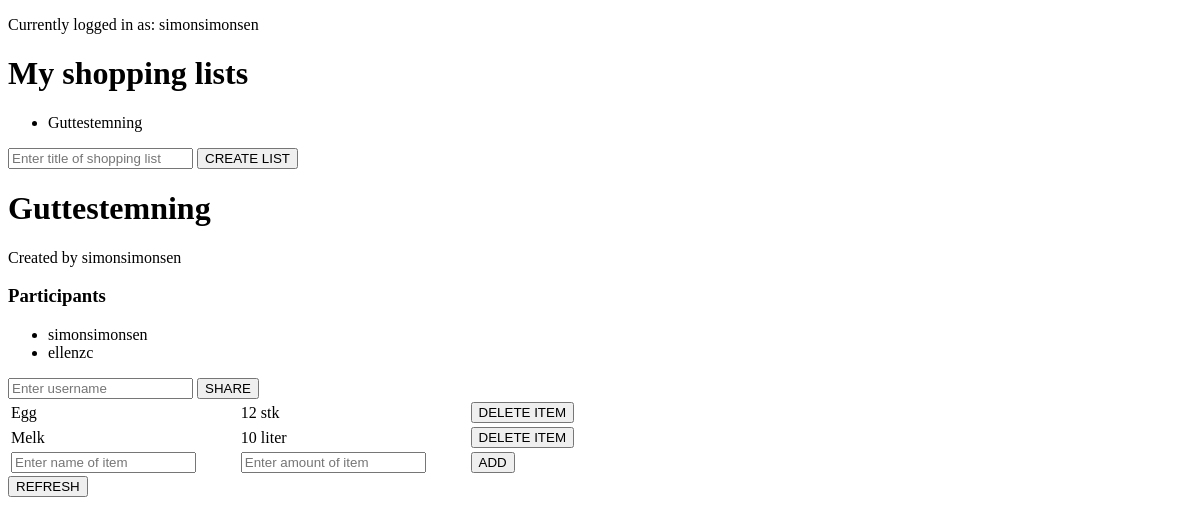
The page /home/shopping-lists/3 (signed in) on the database as committed earlier.
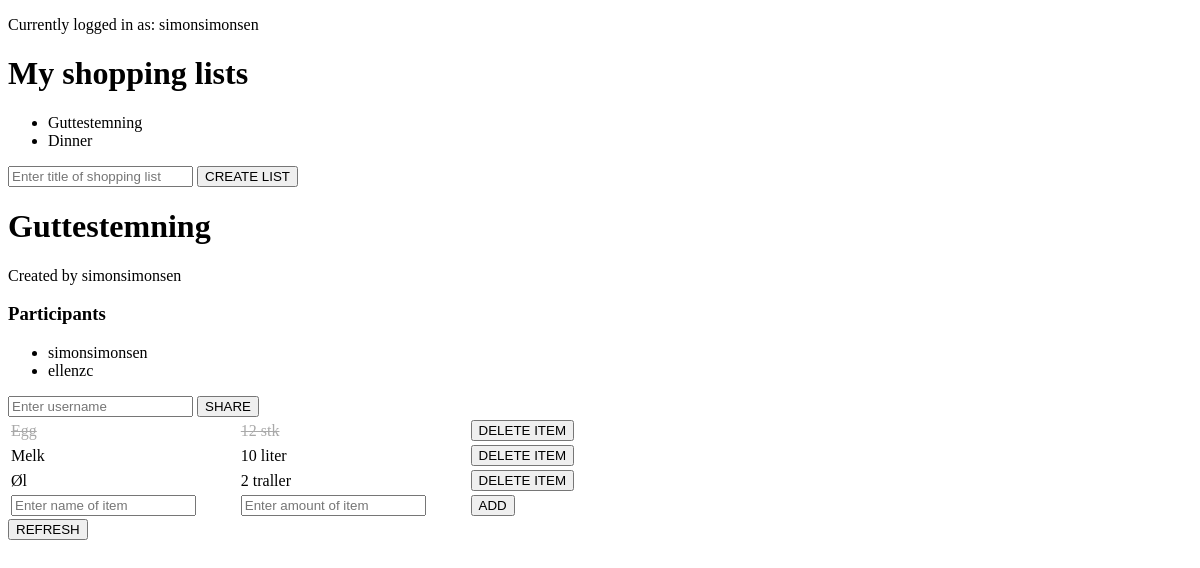
The same page on the database as committed later.
### shopping_list/models.py (models this page shows, shortened)
class ShoppingList(models.Model):
    title = models.CharField(max_length=100)
    owner = models.ForeignKey(User, on_delete=models.CASCADE, default=1, related_name='owner')
    participants = models.ManyToManyField(User, related_name='participants')

class Item(models.Model):
    name = models.CharField(max_length=80)
    amount = models.CharField(max_length=20)
    bought = models.BooleanField(default=False)
    shopping_list = models.ForeignKey(ShoppingList, on_delete=models.CASCADE, default=default_shopping_list_ID)
    creator = models.ForeignKey(User, on_delete=models.SET_NULL, default=1, null=True)

### shopping_list/views.py (the view)
# urls.py: path('shopping-lists/<shopping_list_id>', views.shopping_list_details, name='detail'),
def shopping_list_details(request, shopping_list_id):
    shopping_list = ShoppingList.objects.get(pk=shopping_list_id)
    shopping_lists = ShoppingList.objects.order_by('id')
    shopping_list_form = ShoppingListForm()
    item_list = Item.objects.filter(shopping_list=shopping_list_id)
    item_form = ItemForm()
    share_form = ShareForm()                            # TODO: check if user is a owner/participator of the list
    user = request.user                                 # TODO: check if user exists and is logged in
    owned_shopping_lists = ShoppingList.objects.filter(owner=user)
    other_shopping_lists = ShoppingList.objects.filter(participants=user)
    my_shopping_lists = owned_shopping_lists | other_shopping_lists
    context = {
        'shopping_list': shopping_list,             # ShoppingList which is being inspected by user
        'shopping_lists': shopping_lists,           # List of ShoppingList objects
        'shopping_list_form': shopping_list_form,
        'item_list': item_list,                     # List of Item objects in the inspected ShoppingList
        'item_form': item_form,
        'share_form': share_form,
        'my_shopping_lists': my_shopping_lists,
    }
    return render(request, 'shopping_list/shoppinglist.html', context)

### shopping_list/forms.py
class ShoppingListForm(forms.Form):
    title = forms.CharField(
        max_length=100,
        widget=forms.TextInput(
            attrs={
                'placeholder': 'Enter title of shopping list'
            }
        )
    )

class ItemForm(forms.Form):
    name = forms.CharField(
        max_length=80,
        widget=forms.TextInput(
            attrs={
                'placeholder': 'Enter name of item'
            }
        )
    )
    amount = forms.CharField(
        max_length=20,
        widget=forms.TextInput(
            attrs={
                'placeholder': 'Enter amount of item'
            }
        )
    )

### shopping_list/templates/shopping_list/shoppinglist.html (shortened to what this page needs)
{% extends 'shopping_list/index.html' %}
{% block content %}
    <h1>{{ shopping_list.title }}</h1>
    <p>Created by {{ shopping_list.owner }}</p>
    <h3>Participants</h3>
    <ul>
        <li>{{ shopping_list.owner }}</li>
        {% for participant in shopping_list.participants.all %}
        <li>{{ participant }}</li>
        {% endfor %}
    </ul>
    <form action="{% url 'share-shopping-list' shopping_list.id %}" method='POST'>
        {{ share_form.username }}
        <button type="submit">SHARE</button>
    </form>
    <table style='width:50%'>
        {% for item in item_list %}
            <tr>
                {% if item.bought %}
                    <td class="item-bought"><a href="{% url 'not-bought' item.id %}">{{ item.name }}</a></td>
                    <td class="item-bought"><a href="{% url 'not-bought' item.id %}">{{ item.amount }}</a></td>
                {% else %}
                    <td><a href="{% url 'bought' item.id %}">{{ item.name }}</a></td>
                    <td><a href="{% url 'bought' item.id %}">{{ item.amount }}</a></td>
                {% endif %}
                    <td>
                        {% if shopping_list.owner == user or item.creator == user %}
                        <form action="{% url 'delete-item' item.id %}" method='POST'>
                            <button type="submit">DELETE ITEM</button>
                        </form>
                        {% endif %}
                    </td>
            </tr>
        {% endfor %}
            <tr>
                <form action="{% url 'add' shopping_list.id %}" method='POST'>
                    <td>{{ item_form.name }}</td>
                    <td>{{ item_form.amount }}</td>
                    <td><button type="submit">ADD</button></td>
                </form>
            </tr>
    </table>
    <form action="{% url 'detail' shopping_list.id %}" method='POST'>
        <td><button type="submit">REFRESH</button></td>
    </form>
{% endblock %}

### shopping_list/templates/shopping_list/index.html (shortened to what this page needs)
<!DOCTYPE html>
<html lang="en">
<head>
</head>
<body>
    <p>Currently logged in as: {{ user.username }}</p>
    <h1>My shopping lists</h1>
    <ul>
    {% for shopping_list in my_shopping_lists %}
        <li><a href="{% url 'detail' shopping_list.id %}">{{ shopping_list.title }}</a></li>
    {% endfor %}
    </ul>
    <form action="{% url 'create-list' %}" method='POST'>
        {{ shopping_list_form.title }}
        <button type='submit'>CREATE LIST</button>
    </form>
    {% block content %}
    {% endblock %}
</body>
</html>

### shopping_list/templates/shopping_list/index.html (style rules this page uses)
a { color: black; text-decoration: none; }
.item-bought { text-decoration: line-through; -webkit-text-fill-color: darkgray; color: darkgrey; }

Rows that differ between the two databases and show on the page:
added ShoppingList: title "Dinner"
changed Item "Egg": bought False → True (drawn)
added Item: name "Øl", amount "2 traller"
